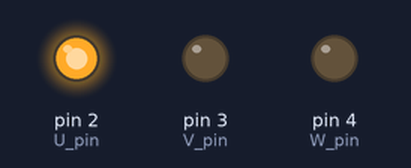
Recording of a sketch running on a simulated Arduino Uno, built with avr-gcc and run on an emulated ATmega328P. Shown: output pins drawn as LEDs (lit = HIGH).

Above: at 1.5 s.
At 4.5 s:
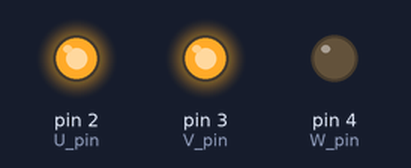
At 7.5 s:
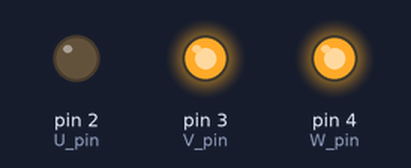
At 10.5 s:
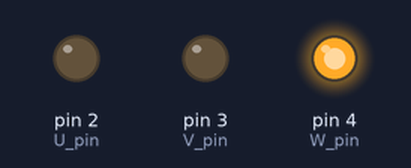
At 13.5 s:
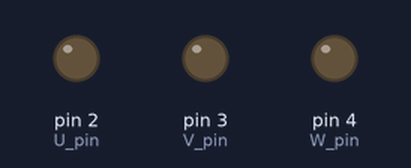
Timing chart, 0 to 19.5 s (numbered marks = the images above):
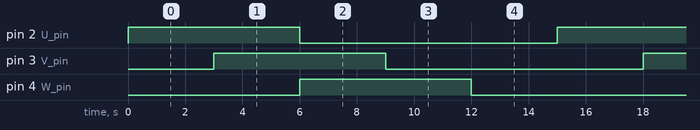

Measured:
- by itself, pin 2 (U_pin), pin 3 (V_pin), pin 4 (W_pin): alternates HIGH for 6.0 s and LOW for 9.0 s
- by itself, everything shown: repeats every 15.0 s, in 5 steps

The sketch:

gate_counter_v2.ino
```cpp
/*
 * FWC IITH – GATE On Arduino (Code 2): 3-state Sequence Counter
 * GATE Question (IN 2022): Same circuit — alternative implementation
 * Platform : Arduino Uno
 * Toolchain: Arduino IDE / ArduinoDroid
 * Author   : Tirumala Sai Nithin | Employee ID: FWC22187
 * IIT Hyderabad – Future Wireless Communications
 *
 * State sequence: X = !(Q2 OR Q3), Y = Q1, Z = Q2
 * Outputs on D2(Q1), D3(Q2), D4(Q3) with 3-second delay
 */

int Q1=0,Q2=0,Q3=0;
const int U_pin = 2;
const int V_pin = 3;
const int W_pin = 4;

void setup() {
  pinMode(U_pin, OUTPUT);
  pinMode(V_pin, OUTPUT);
  pinMode(W_pin, OUTPUT);
}

void loop(){

    int X=!(Q2||Q3);
    int Y=Q1;
    int Z=Q2;
    Q1=X;
    Q2=Y;
    Q3=Z;
    digitalWrite(2, Q1);
    digitalWrite(3, Q2);
    digitalWrite(4, Q3);
    delay(3000);


}
```
